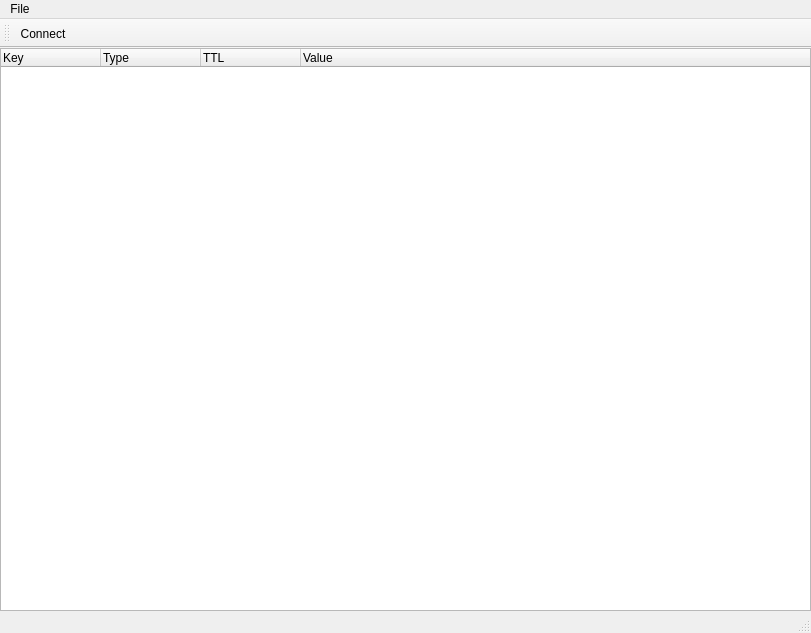
<?xml version="1.0" encoding="UTF-8"?>
<ui version="4.0">
 <class>main_window</class>
 <widget class="QMainWindow" name="main_window">
  <property name="geometry">
   <rect>
    <x>0</x>
    <y>0</y>
    <width>811</width>
    <height>633</height>
   </rect>
  </property>
  <property name="windowTitle">
   <string>QRedis</string>
  </property>
  <widget class="QWidget" name="centralwidget">
   <layout class="QVBoxLayout" name="verticalLayout_2">
    <property name="spacing">
     <number>0</number>
    </property>
    <property name="margin">
     <number>0</number>
    </property>
    <item>
     <widget class="QTreeWidget" name="db_tree">
      <property name="alternatingRowColors">
       <bool>true</bool>
      </property>
      <property name="selectionMode">
       <enum>QAbstractItemView::ExtendedSelection</enum>
      </property>
      <attribute name="headerDefaultSectionSize">
       <number>100</number>
      </attribute>
      <attribute name="headerMinimumSectionSize">
       <number>60</number>
      </attribute>
      <column>
       <property name="text">
        <string>Key</string>
       </property>
      </column>
      <column>
       <property name="text">
        <string>Type</string>
       </property>
      </column>
      <column>
       <property name="text">
        <string>TTL</string>
       </property>
      </column>
      <column>
       <property name="text">
        <string>Value</string>
       </property>
      </column>
     </widget>
    </item>
   </layout>
  </widget>
  <widget class="QStatusBar" name="statusbar"/>
  <widget class="QToolBar" name="toolbar">
   <property name="windowTitle">
    <string>toolBar</string>
   </property>
   <attribute name="toolBarArea">
    <enum>TopToolBarArea</enum>
   </attribute>
   <attribute name="toolBarBreak">
    <bool>false</bool>
   </attribute>
   <addaction name="connect_redis_server"/>
  </widget>
  <widget class="QMenuBar" name="menuBar">
   <property name="geometry">
    <rect>
     <x>0</x>
     <y>0</y>
     <width>811</width>
     <height>25</height>
    </rect>
   </property>
   <widget class="QMenu" name="menuFile">
    <property name="title">
     <string>File</string>
    </property>
    <addaction name="connect_redis_server"/>
    <addaction name="separator"/>
    <addaction name="quit_action"/>
   </widget>
   <addaction name="menuFile"/>
  </widget>
  <action name="connect_redis_server">
   <property name="icon">
    <iconset theme="folder-open">
     <normaloff/>
    </iconset>
   </property>
   <property name="text">
    <string>&amp;Connect</string>
   </property>
   <property name="toolTip">
    <string>Connect to Redis server</string>
   </property>
   <property name="shortcut">
    <string>Ctrl+C</string>
   </property>
  </action>
  <action name="show_help_action">
   <property name="text">
    <string>Show Help</string>
   </property>
   <property name="toolTip">
    <string>Displays help</string>
   </property>
  </action>
  <action name="about_action">
   <property name="text">
    <string>About...</string>
   </property>
   <property name="toolTip">
    <string>About the Cuencos application</string>
   </property>
  </action>
  <action name="quit_action">
   <property name="text">
    <string>Quit</string>
   </property>
   <property name="toolTip">
    <string>Quit application</string>
   </property>
   <property name="shortcut">
    <string>Ctrl+Q</string>
   </property>
  </action>
 </widget>
 <resources/>
 <connections/>
</ui>
